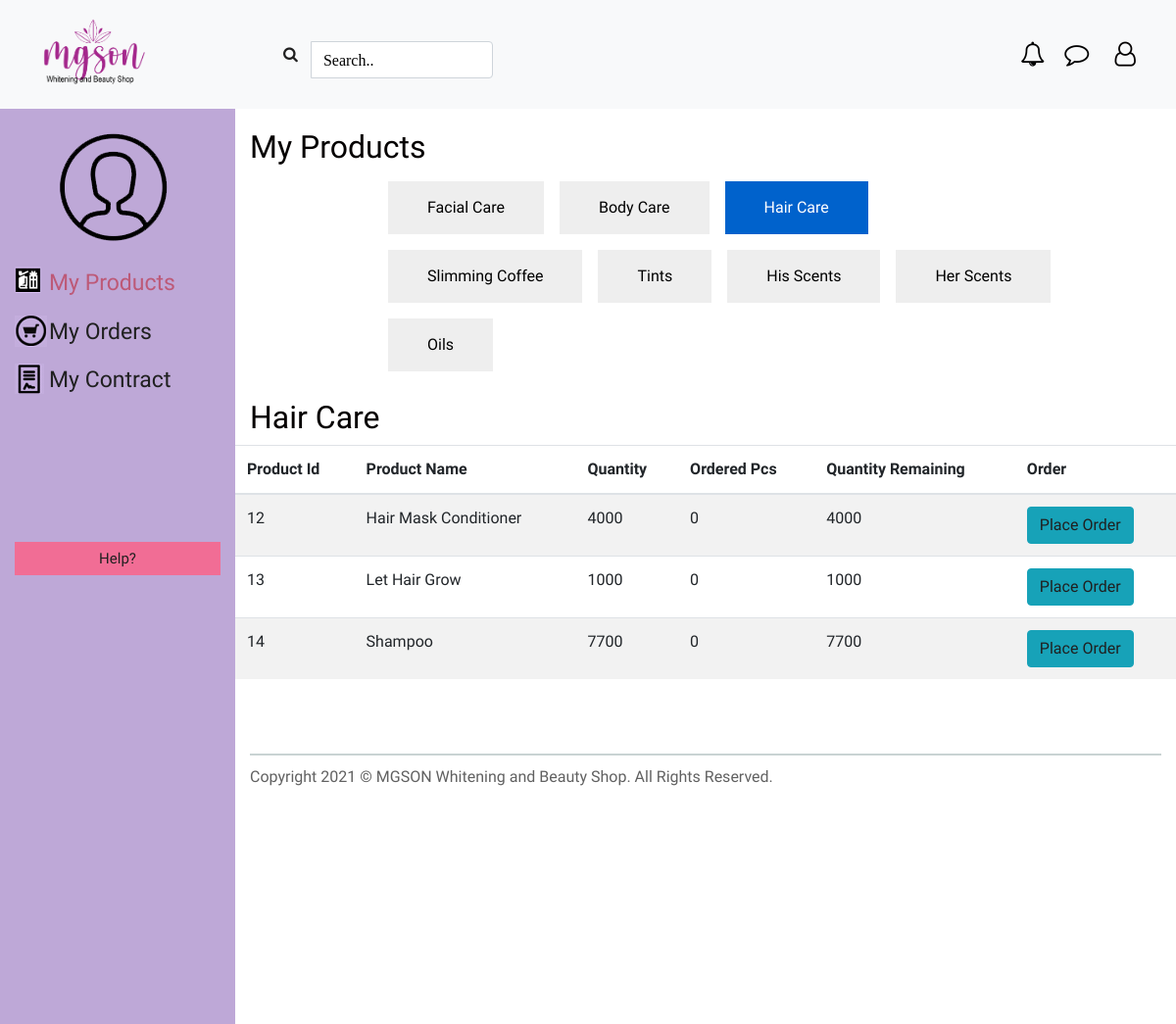
Page /dashboardDep/productCategory/haircare.php on the committed database.
### tables this page shows
CREATE TABLE `products` (
  `id_product` int(1) NOT NULL,
  `id_users` varchar(50) NOT NULL,
  `id_admin` varchar(200) NOT NULL,
  `product_name` varchar(50) NOT NULL,
  `product_description` varchar(50) NOT NULL,
  `product_cat` varchar(50) NOT NULL,
  `barcode_sku` varchar(50) NOT NULL,
  `product_quantity` int(50) NOT NULL,
  `manufactured_date` date NOT NULL,
  `expiration_date` date NOT NULL,
  `ordered_pcs` int(50) NOT NULL,
  `remainingpcs` int(50) NOT NULL,
  `product_status` varchar(50) NOT NULL,
  `date_delivered` date NOT NULL,
  `date_ordered` date NOT NULL,
  `keywords` text NOT NULL
);

### dashboardDep/productCategory/haircare.php (the view, shortened to what this page needs)
<!DOCTYPE html>
<html>
<head>
   <link rel="stylesheet" type="text/css" href="./../../css/bootstrap.css" />
	 <link rel="stylesheet" type="text/css" href="./../../css/style.css" />
	<link rel="stylesheet" href="https://cdnjs.cloudflare.com/ajax/libs/font-awesome/4.7.0/css/font-awesome.min.css">
	<link href="./../../style.css" rel="stylesheet" />
	<link href="./../style.css" rel="stylesheet" />
</head>
<body>
	<nav class="navbar navbar-expand-lg navbar-light bg-light sticky-top">
		<div class="ctml">
			<a href="index.php"><img src="./../../images/logo.png" class="img-fluid logo" alt="Dashboard"></a>
		    <form class="form-inline my-2 my-lg-0 nfdp" action="../search.php">
		    	<div class="input-group">
	    			<button class="btn my-2 my-sm-0" type="submit"><i class="fa fa-search"></i></button>
			      	<input class="form-control mr-sm-2 fa fa-search" type="text" placeholder="Search.." aria-label="Search" name="search">
		    	</div>
		    </form>
	    </div>
	    <div>
	    	<ul class="col-sm-12 bell-icons bc1 ctmul1">
				<li><a class="fa fa-bell-o" href="#"></a></li>
				<li><a class="fa fa-comment-o" href="contact.php"></a></li>
				<li>
					<a class="fa fa-user-o" type="button" class="btn" data-toggle="dropdown" aria-haspopup="true" aria-expanded="false"></a>
				</li>
			</ul>
	    </div>
 	</nav>
	<div id="dashboard-wrapper" class="container">
	  <div class="row">
		<div class="col-sm-4">
			<a href="index.php"><img src="./../images/profileavatar.png" class="mb-4 clientavatar" alt="client"/></a>
      <ul class="nav-menu-side withicons">
      <li><a href="./../myproducts.php"  class="active-menu">My Products</a></li>
      <li><a href="./../myorder.php">My Orders</a></li>
      <li><a href="./../mycontract.php">My Contract</a></li>
      </ul>
			<p class="logout-btm"><a href="contact.php">Help?</a></p>
		</div>
		<div class="col-sm-8 product-data">
			<div class="data-my-product">
				<h2>My Products</h2>
				<ul class="myproducts">
						<li><a class="btn btn-primary btn-dashboard" href="./../myproducts.php" role="button">Facial Care</a></li>
						<li><a class="btn btn-primary btn-dashboard" href="./bodycare.php" role="button">Body Care</a></li>
						<li><a class="btn btn-primary btn-dashboard active" href="./haircare.php" role="button">Hair Care</a></li>
						<li><a class="btn btn-primary btn-dashboard" href="./slimingcofee.php" role="button">Slimming Coffee</a></li>
						<li><a class="btn btn-primary btn-dashboard" href="././tints" role="button">Tints</a></li>
						<li><a class="btn btn-primary btn-dashboard" href="./hisscents.php" role="button">His Scents</a></li>
						<li> <a class="btn btn-primary btn-dashboard" href="./herscents.php" role="button">Her Scents</a></li>
						<li><a class="btn btn-primary btn-dashboard" href="./oil.php" role="button">Oils</a></li>
				</ul>
				<h2>Hair Care</h2>
				<div class="row info-order">
          <table class='table table-striped table-hover' >
  					<thead>
  							<tr>
  								<th scope='col'>Product Id</th>
  								<th scope='col'>Product Name</th>
  								<th scope='col'>Quantity</th>
                  <th scope='col'>Ordered Pcs</th>
                  <th scope='col'>Quantity Remaining</th>
  								<th scope='col'>Order</th>
  								</tr>
  						</thead>
  					<tbody>
  						<?php
  						require('./../../db.php');
              $product_cat = 'hair_care';
  						$sql = "SELECT id_product,product_name,product_description,product_cat,barcode_sku,product_quantity,ordered_pcs,manufactured_date,expiration_date,
              product_quantity-ordered_pcs AS remainingpcs FROM products where product_cat='$product_cat'";
              $result = $con->query($sql);
  						if ($result->num_rows > 0) {
  						  while($row = $result->fetch_assoc()) {
  							echo "
  									<tr>
                      <td>" .$row['id_product']."</td>
                      <td>" . $row["product_name"]. "</td>
  									  <td>" . $row["product_quantity"]. "</td>
                      <td>" . $row["ordered_pcs"]. "</td>
                      <td>" . $row["remainingpcs"]. "</td>"; ?>
                      <td><a href="./../placeorder.php?id_product=<?php echo $row["id_product"]; ?>" class="btn btn-info">Place Order</a></td>
  						<?php }
  						} else {
  						  echo "0 results";
  						}
  						?>
  					</tbody>
  				</table>
				</div>
			</div>
		<footer>Copyright 2021 © MGSON Whitening and Beauty Shop. All Rights Reserved.</footer>
	  </div>
</div>
</div>
</body>
</html>

### css/style.css (style rules this page uses)
body { font-family: "Poppins", sans-serif; color: #040000; background-color: #ffffff; }
a, a:hover, a:focus { text-decoration: none; }
.btn, .btn:focus { outline: none !important; -webkit-box-shadow: none; box-shadow: none; }
.logo { width: 160px; padding: 10px; }
.bc1 { top: 2.5em !important; }
.nfdp { margin-left: 10%; }

### style.css (style rules this page uses)
input { width:90%; margin:10px auto; padding:10px; }
body { background:#fff; font-family: 'Arapey', serif; }
.container { margin:0 auto; max-width:100%; overflow:hidden; font-family: 'Arapey', serif; }
@media (min-width: 576px) { #dashboard-wrapper .col-sm-4, .col-sm-4-2 { width:20%; -ms-flex: 0 0 20%; flex: 0 0 20%; max-width: 20%; } }
@media (min-width: 576px) { #dashboard-wrapper .col-sm-8, .col-sm-8-2 { width:80%; -ms-flex: 0 0 80%; flex: 0 0 80%; max-width: 80%; left: 20%; } }
#dashboard-wrapper { overflow:hidden; }
#dashboard-wrapper .col-sm-4 { background:#bea8d7; height: fit-content; height: 100%; position: fixed; }
#dashboard-wrapper .col-sm-8 { background:#fff; padding-bottom: 20%; }
#dashboard-wrapper .col-sm-8 h2 { padding-top:20px; float: left; }
.nav-menu-side li { list-style:none; font-size:23px; margin-bottom:15px; }
.nav-menu-side li a { color:#202020; }
ul.nav-menu-side { margin-left:0; padding-left:0; margin-bottom:70%; }
.nav-menu-side li a.active-menu { color:#bd5977; }
.logout-btm { background: #f16d95; margin-left: 0px; margin-right: 0px; text-align: center; padding:5px; }
.logout-btm a { color:#202020; text-align:center; font-size:15px; font-family: 'Arimo', sans-serif; }
a.btn-dashboard { color: #202020; font-family: 'Arapey', serif; background: #eee; text-align: center; font-size: 25px; border: 0 none; border-radius: 0; padding: 15px 40px; }
.btn-dashboard.active { background:#bea8d7; color:#fff !important; }
.product-data h2 { float:left; }
.btn-primary:hover, .btn, .btn:focus { color:#202020 !important; }
.ctml { display: flex !important; flex-grow: 1; }
@media only screen and (min-width: 590px) { .row { display: block; } }
@media only screen and (min-width: 680px) { .row { display: block; } }
@media only screen and (min-width: 790px) { .row { display: flex; } }

### dashboardDep/style.css (style rules this page uses)
.btn-primary { color:#fff !important; }
.withicons li:first-child { background: transparent url(images/productsicon.png)no-repeat top left; }
.withicons li a { padding-left: 35px; text-align:center; }
.withicons li:nth-child(2) { background: transparent url(images/carticon.png)no-repeat top left; }
.withicons li:last-child { background: transparent url(images/list.png)no-repeat top left; }
.clientavatar { padding-left: 20%; padding-top: 10%; }
#dashboard-wrapper .col-sm-8 h2 { float:none !important; }
.myproducts li { list-style:none; float:left; margin: 8px; }
.myproducts li a { font-size:16px; }
.data-my-product { border-bottom:2px solid #c9d3d3; padding-bottom:30px; }
footer { color:#616161; padding-top:10px; }
.myproducts { width:80%; margin:0 auto; overflow:hidden; }
.myproducts li a { color:#000 !important; }
.bell-icons { position: relative; top: 0 !important; }
.bell-icons li { float:left; list-style:none; padding: 5px; font-size: 25px; }
.bell-icons a { color: black; }
.bell-icons li:first-child a:before { content: "\f0a2"; padding:5px; }
.bell-icons li:nth-child(2) a:before { content: "\f0e5"; padding:5px; }
.bell-icons li:last-child a:before { content: "\f2c0"; padding:5px; }
.info-order { margin-bottom:30px; }
::placeholder { color: black !important; }

### rows in the picture
products: id_product "12", product_name "Hair Mask Conditioner", product_quantity "4000", ordered_pcs "0", remainingpcs "4000"
products: id_product "13", product_name "Let Hair Grow", product_quantity "1000", ordered_pcs "0", remainingpcs "1000"
products: id_product "14", product_name "Shampoo", product_quantity "7700", ordered_pcs "0", remainingpcs "7700"
